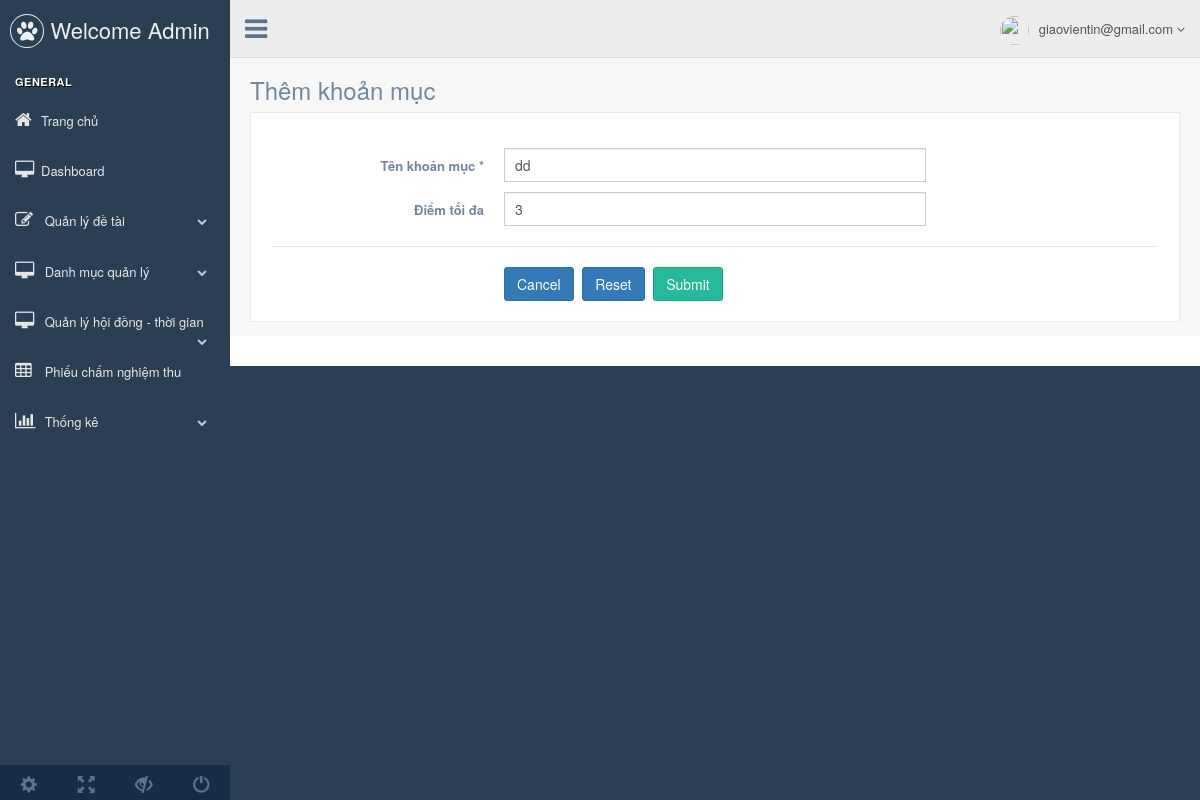
Page /admin.php?controller=add_edit_khoanmucdiem&act=edit&id=12 (signed in) on the earlier database version.
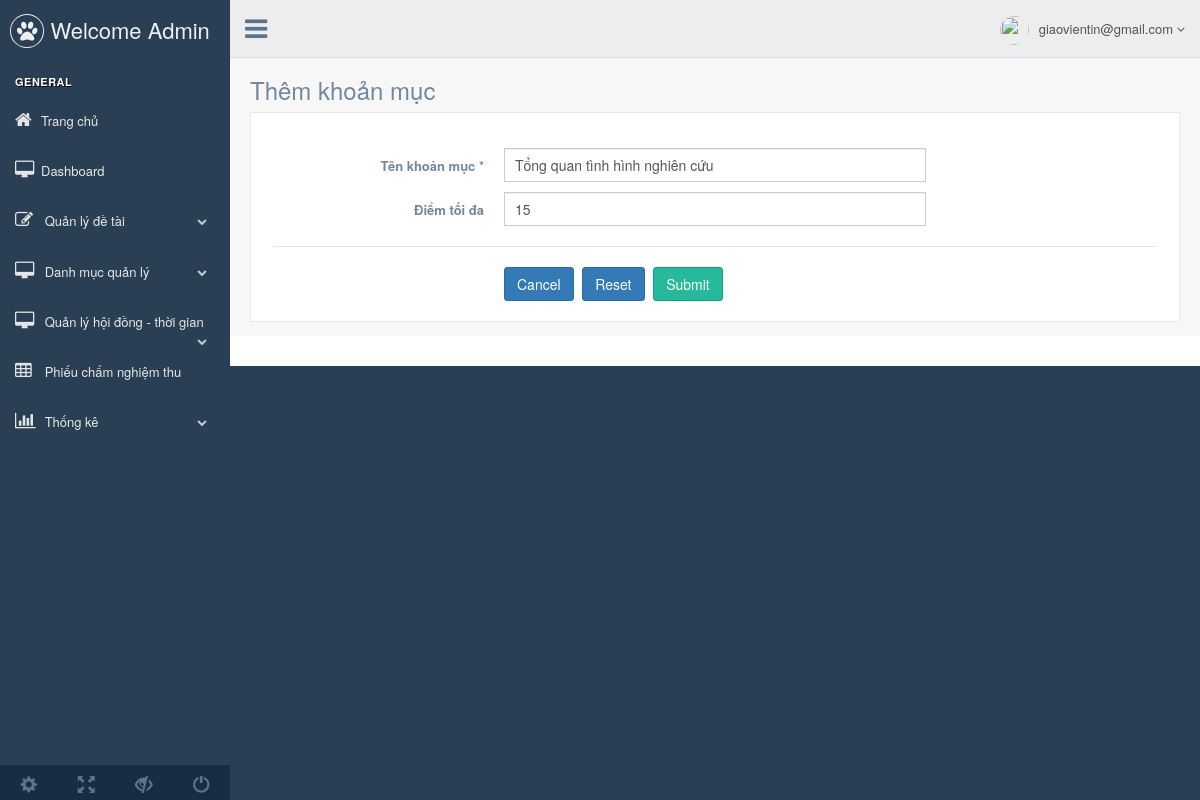
Same page on the later database version.
### tables this page shows
CREATE TABLE `tbl_phieucham` (
  `pk_khoanmucdiem_id` int(11) NOT NULL,
  `parentId` int(11) NOT NULL,
  `c_tenkhoanmuc` varchar(1000) NOT NULL,
  `c_diemtoida` float NOT NULL
);

### admin.php (called while the page is built, shortened)
<?php
	include "config.php";
	include "model/model.php";
	if(isset($_SESSION["SS_USER"]) == false)
		include "controller/backend/controller_login.php";
	else{
		include "view/backend/master.php";
	}
 ?>

### model/model.php (called while the page is built, shortened)
<?php
	class model{
		public function get_a_record($sql){
			global $db;
			$result = mysqli_query($db,$sql);
			$rows = mysqli_fetch_object($result);
			return $rows;
		}
	}
 ?>

### view/backend/view_add_edit_khoanmucdiem.php (the view, shortened to what this page needs)
<div class="right_col" role="main">
  <div class="">
    <div class="page-title">
      <div class="title_left">
        <h3>Thêm khoản mục</h3>
      </div>
      <div class="title_right">
        <div class="col-md-5 col-sm-5 col-xs-12 form-group pull-right top_search">
        </div>
      </div>
    </div>
    <div class="clearfix"></div>
    <div class="row">
      <div class="col-md-12 col-sm-12 col-xs-12">
        <div class="x_panel">
          <div class="x_content">
            <br />
            <form id="demo-form2" data-parsley-validate class="form-horizontal form-label-left" method="post" enctype="multipart/form-data" action="<?php echo $form_action; ?>">
              <div class="form-group">
                <label class="control-label col-md-3 col-sm-3 col-xs-12" >Tên khoản mục <span class="required">*</span>
                </label>
                <div class="col-md-6 col-sm-6 col-xs-12">
                	<input type="text" name="c_tenkhoanmuc" value="<?php echo isset($record->c_tenkhoanmuc)?$record->c_tenkhoanmuc:""; ?>" required class="form-control col-md-7 col-xs-12">
                </div>
              </div>
              <div class="form-group">
                <label class="control-label col-md-3 col-sm-3 col-xs-12">Điểm tối đa
                </label>
                <div class="col-md-6 col-sm-6 col-xs-12">
                	<input type="text" name="c_diemtoida" value="<?php echo isset($record->c_diemtoida)?$record->c_diemtoida:""; ?>"  class="form-control col-md-7 col-xs-12">
                </div>
              </div>
              <div class="ln_solid"></div>
              <div class="form-group">
                <div class="col-md-6 col-sm-6 col-xs-12 col-md-offset-3">
                  <button class="btn btn-primary" type="button"><a href="admin.php?controller=khoanmucdiem" style="color: white;">Cancel</a></button>
            <button class="btn btn-primary" type="reset" value="Reset">Reset</button>
                  <button type="submit" value="Process" class="btn btn-success">Submit</button>
                </div>
              </div>
            </form>
          </div>
        </div>
      </div>
    </div>
    </div>
    </div>
  </div>
</div>

Differences in the rows shown:
changed tbl_phieucham: c_tenkhoanmuc "dd" → "Tổng quan tình hình nghiên cứu"; c_diemtoida "3" → "15"
